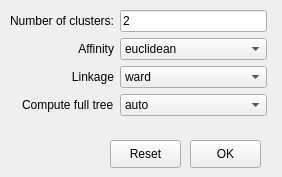
<?xml version="1.0" encoding="UTF-8"?>
<ui version="4.0">
 <class>hcWindow</class>
 <widget class="QMainWindow" name="hcWindow">
  <property name="geometry">
   <rect>
    <x>0</x>
    <y>0</y>
    <width>282</width>
    <height>177</height>
   </rect>
  </property>
  <property name="sizePolicy">
   <sizepolicy hsizetype="Fixed" vsizetype="Fixed">
    <horstretch>0</horstretch>
    <verstretch>0</verstretch>
   </sizepolicy>
  </property>
  <property name="windowTitle">
   <string>Hierarchical Clustering Parameters</string>
  </property>
  <property name="toolButtonStyle">
   <enum>Qt::ToolButtonTextOnly</enum>
  </property>
  <property name="documentMode">
   <bool>true</bool>
  </property>
  <property name="tabShape">
   <enum>QTabWidget::Triangular</enum>
  </property>
  <widget class="QWidget" name="centralwidget">
   <widget class="QWidget" name="formLayoutWidget">
    <property name="geometry">
     <rect>
      <x>10</x>
      <y>10</y>
      <width>257</width>
      <height>121</height>
     </rect>
    </property>
    <layout class="QFormLayout" name="formLayout">
     <property name="labelAlignment">
      <set>Qt::AlignRight|Qt::AlignTrailing|Qt::AlignVCenter</set>
     </property>
     <item row="0" column="0">
      <widget class="QLabel" name="n_clusters_label">
       <property name="text">
        <string>&lt;html&gt;&lt;head/&gt;&lt;body&gt;&lt;p align=&quot;right&quot;&gt;Number of clusters:&lt;/p&gt;&lt;/body&gt;&lt;/html&gt;</string>
       </property>
       <property name="alignment">
        <set>Qt::AlignRight|Qt::AlignTrailing|Qt::AlignVCenter</set>
       </property>
      </widget>
     </item>
     <item row="0" column="1">
      <widget class="QLineEdit" name="n_clusters_lineEdit">
       <property name="text">
        <string>2</string>
       </property>
      </widget>
     </item>
     <item row="1" column="0">
      <widget class="QLabel" name="affinity_label">
       <property name="text">
        <string>Affinity</string>
       </property>
       <property name="alignment">
        <set>Qt::AlignRight|Qt::AlignTrailing|Qt::AlignVCenter</set>
       </property>
      </widget>
     </item>
     <item row="1" column="1">
      <widget class="QComboBox" name="affinity_comboBox">
       <item>
        <property name="text">
         <string>euclidean</string>
        </property>
       </item>
       <item>
        <property name="text">
         <string>l1</string>
        </property>
       </item>
       <item>
        <property name="text">
         <string>l2</string>
        </property>
       </item>
       <item>
        <property name="text">
         <string>manhattan</string>
        </property>
       </item>
       <item>
        <property name="text">
         <string>cosine</string>
        </property>
       </item>
       <item>
        <property name="text">
         <string>precomputed</string>
        </property>
       </item>
      </widget>
     </item>
     <item row="2" column="0">
      <widget class="QLabel" name="linkage_label">
       <property name="text">
        <string>Linkage</string>
       </property>
       <property name="alignment">
        <set>Qt::AlignRight|Qt::AlignTrailing|Qt::AlignVCenter</set>
       </property>
      </widget>
     </item>
     <item row="2" column="1">
      <widget class="QComboBox" name="linkage_comboBox">
       <item>
        <property name="text">
         <string>ward</string>
        </property>
       </item>
       <item>
        <property name="text">
         <string>average</string>
        </property>
       </item>
       <item>
        <property name="text">
         <string>complete</string>
        </property>
       </item>
       <item>
        <property name="text">
         <string>single</string>
        </property>
       </item>
      </widget>
     </item>
     <item row="3" column="1">
      <widget class="QComboBox" name="computeFullTree_comboBox">
       <item>
        <property name="text">
         <string>auto</string>
        </property>
       </item>
       <item>
        <property name="text">
         <string>true</string>
        </property>
       </item>
       <item>
        <property name="text">
         <string>false</string>
        </property>
       </item>
      </widget>
     </item>
     <item row="3" column="0">
      <widget class="QLabel" name="computeFullTree_label">
       <property name="text">
        <string>Compute full tree</string>
       </property>
      </widget>
     </item>
    </layout>
   </widget>
   <widget class="QPushButton" name="OKButton">
    <property name="geometry">
     <rect>
      <x>190</x>
      <y>140</y>
      <width>71</width>
      <height>28</height>
     </rect>
    </property>
    <property name="text">
     <string>OK</string>
    </property>
   </widget>
   <widget class="QPushButton" name="resetButton">
    <property name="geometry">
     <rect>
      <x>110</x>
      <y>140</y>
      <width>71</width>
      <height>28</height>
     </rect>
    </property>
    <property name="text">
     <string>Reset</string>
    </property>
   </widget>
  </widget>
 </widget>
 <resources/>
 <connections/>
</ui>
